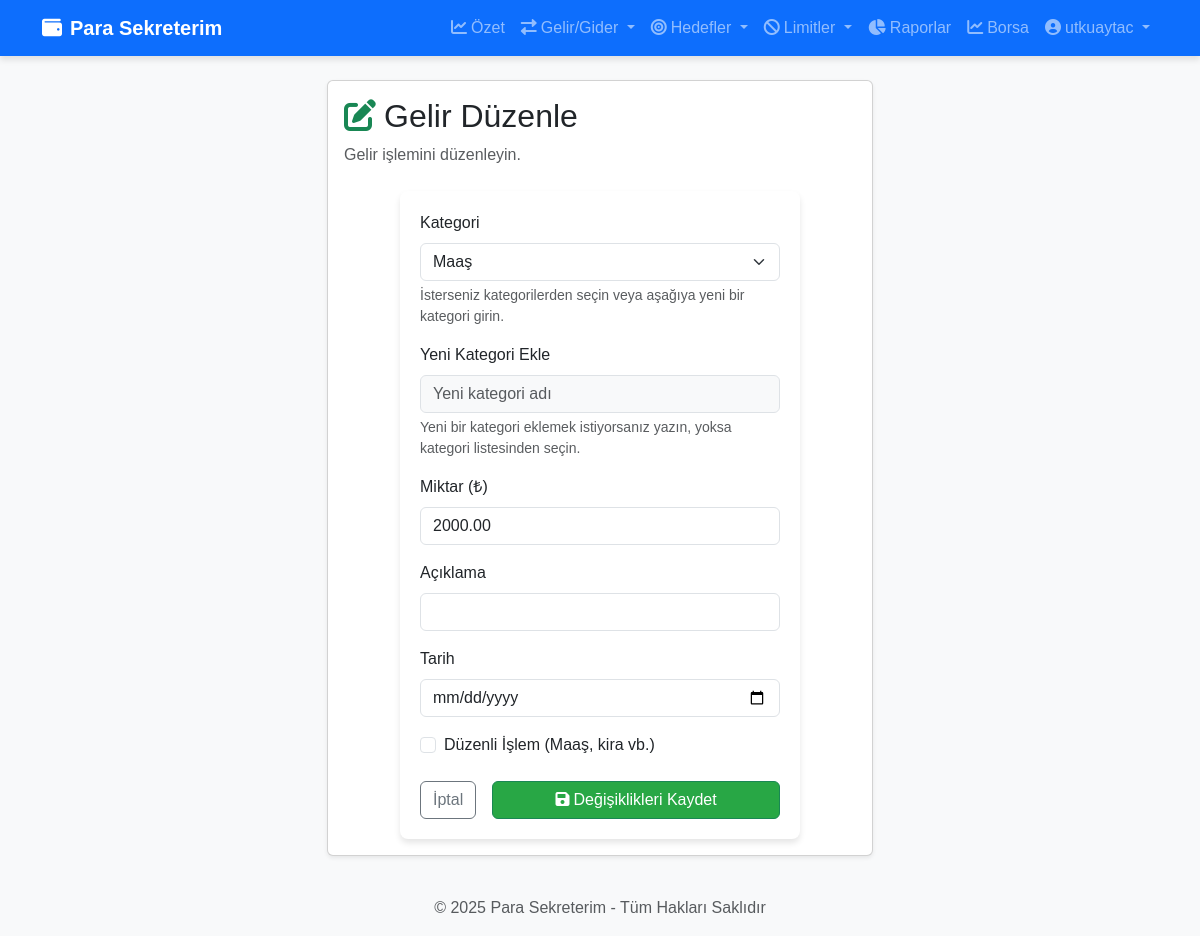
/islem/17/duzenle/ (signed in), run on the app's committed database.
### accounts/models.py (models this page shows, shortened)
class CustomUser(AbstractUser):
    email = models.EmailField(unique=True)
    is_email_verified = models.BooleanField(default=False)
    financial_info_completed = models.BooleanField(default=False)
    total_amount = models.DecimalField(max_digits=15, decimal_places=2, default=0)

class Transaction(models.Model):
    user = models.ForeignKey(CustomUser, on_delete=models.CASCADE, related_name='transactions')
    category = models.ForeignKey(Category, on_delete=models.PROTECT, related_name='transactions')
    amount = models.DecimalField(max_digits=15, decimal_places=2)
    description = models.CharField(max_length=200, blank=True, null=True)
    date = models.DateField(default=timezone.now)
    is_regular = models.BooleanField(default=False)
    class Meta:
        ordering = ['-date']

### accounts/views.py (the view)
# urls.py: path('islem/<int:transaction_id>/duzenle/', accounts_views.edit_transaction_view, name='edit_transaction'),
@login_required
def edit_transaction_view(request, transaction_id):
    transaction = get_object_or_404(Transaction, id=transaction_id, user=request.user)
    transaction_type = transaction.category.type
    old_amount = transaction.amount
    if request.method == 'POST':
        form = TransactionForm(request.POST, instance=transaction, user=request.user, transaction_type=transaction_type)
        if form.is_valid():
            new_category_name = form.cleaned_data.get('new_category')
            category = form.cleaned_data.get('category')
            if new_category_name:
                existing_category = Category.objects.filter(name__iexact=new_category_name, type=transaction_type).first()
                if existing_category:
                    category = existing_category
                    transaction = form.save(commit=False)
                    transaction.category = category
                else:
                    category = Category.objects.create(
                        name=new_category_name,
                        type=transaction_type,
                        icon='tag'  # Varsayılan ikon
                    )
                    transaction = form.save(commit=False)
                    transaction.category = category
            elif category:
                transaction = form.save(commit=False)
            else:
                messages.error(request, 'Lütfen bir kategori seçin veya yeni bir kategori girin.')
                return render(request, 'accounts/edit_transaction.html', {
                    'form': form,
                    'transaction': transaction,
                    'transaction_type': transaction_type
                })
            transaction.save()
            amount_diff = transaction.amount - old_amount
            if transaction_type == 'gelir':
                request.user.total_amount += amount_diff
            else:  # gider
                request.user.total_amount -= amount_diff
            request.user.save()
            if transaction_type == 'gider':
                category = transaction.category
                limits = SpendingLimit.objects.filter(user=request.user, category=category)
                for limit in limits:
                    if limit.is_exceeded():
                        messages.warning(
                            request,
                            f"'{category.name}' kategorisindeki {limit.get_period_display().lower()} harcama limitinizi aştınız!"
                        )
            messages.success(request, 'İşlem başarıyla güncellendi.')
            return redirect('income_expense')
    else:
        form = TransactionForm(instance=transaction, user=request.user, transaction_type=transaction_type)
    return render(request, 'accounts/edit_transaction.html', {
        'form': form,
        'transaction': transaction,
        'transaction_type': transaction_type
    })

### accounts/models.py (called while the page is built)
    def __str__(self):
        return self.name

### accounts/templates/accounts/edit_transaction.html (shortened to what this page needs)
{% extends 'accounts/base.html' %}
{% block content %}
<div class="row justify-content-center">
    <div class="col-md-8 col-lg-6">
        <div class="card shadow-sm">
            <div class="card-body">
                <h2 class="card-title">
                    {% if transaction_type == 'gelir' %}
                    <i class="fas fa-edit text-success me-2"></i>Gelir Düzenle
                    {% else %}
                    <i class="fas fa-edit text-danger me-2"></i>Gider Düzenle
                    {% endif %}
                </h2>
                <p class="text-muted mb-4">
                    {% if transaction_type == 'gelir' %}
                    Gelir işlemini düzenleyin.
                    {% else %}
                    Gider işlemini düzenleyin.
                    {% endif %}
                </p>
                <form method="post">
                    <div class="mb-3">
                        <label for="{{ form.category.id_for_label }}" class="form-label">Kategori</label>
                        {{ form.category }}
                        <div class="form-text">İsterseniz kategorilerden seçin veya aşağıya yeni bir kategori girin.</div>
                    </div>
                    <div class="mb-3">
                        <label for="{{ form.new_category.id_for_label }}" class="form-label">{{ form.new_category.label }}</label>
                        {{ form.new_category }}
                        <div class="form-text">Yeni bir kategori eklemek istiyorsanız yazın, yoksa kategori listesinden seçin.</div>
                    </div>
                    <div class="mb-3">
                        <label for="{{ form.amount.id_for_label }}" class="form-label">Miktar (₺)</label>
                        {{ form.amount }}
                    </div>
                    <div class="mb-3">
                        <label for="{{ form.description.id_for_label }}" class="form-label">Açıklama</label>
                        {{ form.description }}
                    </div>
                    <div class="mb-3">
                        <label for="{{ form.date.id_for_label }}" class="form-label">Tarih</label>
                        {{ form.date }}
                    </div>
                    <div class="mb-4 form-check">
                        {{ form.is_regular }}
                        <label class="form-check-label" for="{{ form.is_regular.id_for_label }}">
                            Düzenli İşlem (Maaş, kira vb.)
                        </label>
                    </div>
                    <div class="d-grid gap-2 d-md-flex justify-content-md-end">
                        <a href="{% url 'income_expense' %}" class="btn btn-outline-secondary me-md-2">İptal</a>
                        <button type="submit" class="btn {% if transaction_type == 'gelir' %}btn-success{% else %}btn-danger{% endif %}">
                            <i class="fas fa-save me-1"></i>Değişiklikleri Kaydet
                        </button>
                    </div>
                </form>
            </div>
        </div>
    </div>
</div>
{% endblock %}

### accounts/templates/accounts/base.html (shortened to what this page needs)
{% load static %}
{% load custom_tags %}
<!DOCTYPE html>
<html lang="tr">
<head>
    <link href="https://cdn.jsdelivr.net/npm/bootstrap@5.3.0/dist/css/bootstrap.min.css" rel="stylesheet">
    <link href="https://cdnjs.cloudflare.com/ajax/libs/font-awesome/6.0.0/css/all.min.css" rel="stylesheet">
    <link href="{% static 'css/style.css' %}" rel="stylesheet">
    <link href="{% static 'css/custom.css' %}" rel="stylesheet">
</head>
<body>
    {% if user.is_authenticated %}
      {% if request.resolver_match.url_name != 'login' and request.resolver_match.url_name != 'register' and request.resolver_match.url_name != 'password_reset_request' and request.resolver_match.url_name != 'password_reset_confirm' %}
    <nav class="navbar navbar-expand-lg navbar-dark bg-primary">
        <div class="container">
            <a class="navbar-brand" href="{% url 'dashboard' %}">
                <i class="fas fa-wallet me-2"></i>Para Sekreterim
            </a>
            <div class="collapse navbar-collapse" id="navbarNav">
                <ul class="navbar-nav ms-auto">
                    <li class="nav-item">
                        <a class="nav-link {% if request.resolver_match.url_name == 'dashboard' %}active{% endif %}" href="{% url 'dashboard' %}">
                            <i class="fas fa-chart-line me-1"></i>Özet
                        </a>
                    </li>
                    <li class="nav-item dropdown">
                        <a class="nav-link dropdown-toggle " href="#" id="navbarGelirGider" role="button" data-bs-toggle="dropdown" aria-expanded="false">
                            <i class="fas fa-exchange-alt me-1"></i>Gelir/Gider
                        </a>
                    </li>
                    <li class="nav-item dropdown">
                        <a class="nav-link dropdown-toggle " href="#" id="navbarHedefler" role="button" data-bs-toggle="dropdown" aria-expanded="false">
                            <i class="fas fa-bullseye me-1"></i>Hedefler
                        </a>
                    </li>
                    <li class="nav-item dropdown">
                        <a class="nav-link dropdown-toggle " href="#" id="navbarLimitler" role="button" data-bs-toggle="dropdown" aria-expanded="false">
                            <i class="fas fa-ban me-1"></i>Limitler
                        </a>
                    </li>
                    <li class="nav-item">
                        <a class="nav-link {% if request.resolver_match.url_name == 'reports' %}active{% endif %}" href="{% url 'reports' %}">
                            <i class="fas fa-chart-pie me-1"></i>Raporlar
                        </a>
                    </li>
                    <li class="nav-item">
                        <a class="nav-link {% if request.resolver_match.url_name == 'borsa' %}active{% endif %}" href="{% url 'borsa' %}">
                            <i class="fas fa-chart-line me-1"></i>Borsa
                        </a>
                    </li>
                    <li class="nav-item dropdown">
                        <a class="nav-link dropdown-toggle" href="#" id="navbarDropdown" role="button" data-bs-toggle="dropdown" aria-expanded="false">
                            <i class="fas fa-user-circle me-1"></i>{{ user.username }}
                        </a>
                    </li>
                </ul>
            </div>
        </div>
    </nav>
    {% endif %}
    {% endif %}
    <div class="container my-4">
        {% block content %}
        {% endblock %}
    </div>
    <footer class="footer mt-auto py-3 bg-light">
        <div class="container text-center">
            <span class="text-muted">© 2025 Para Sekreterim - Tüm Hakları Saklıdır</span>
        </div>
    </footer>
</body>
</html>

### accounts/static/css/style.css (style rules this page uses)
body { font-family: 'Arial', sans-serif; background-color: #f8f9fa; color: #333; }
.navbar { box-shadow: 0px 4px 6px rgba(0, 0, 0, 0.1); }
.navbar-brand { font-weight: bold; }
form { max-width: 400px; margin: 0 auto; background: white; padding: 20px; border-radius: 8px; box-shadow: 0px 4px 6px rgba(0, 0, 0, 0.1); }
button { width: 100%; padding: 10px; font-size: 16px; font-weight: bold; border: none; border-radius: 5px; }
button.btn-success { background-color: #28a745; }

### static/css/custom.css (style rules this page uses)
* { margin: 0; padding: 0; box-sizing: border-box; }

### data on the page
CustomUser: username "utkuaytac"
Transaction: category "Maaş", amount "2000.00"
